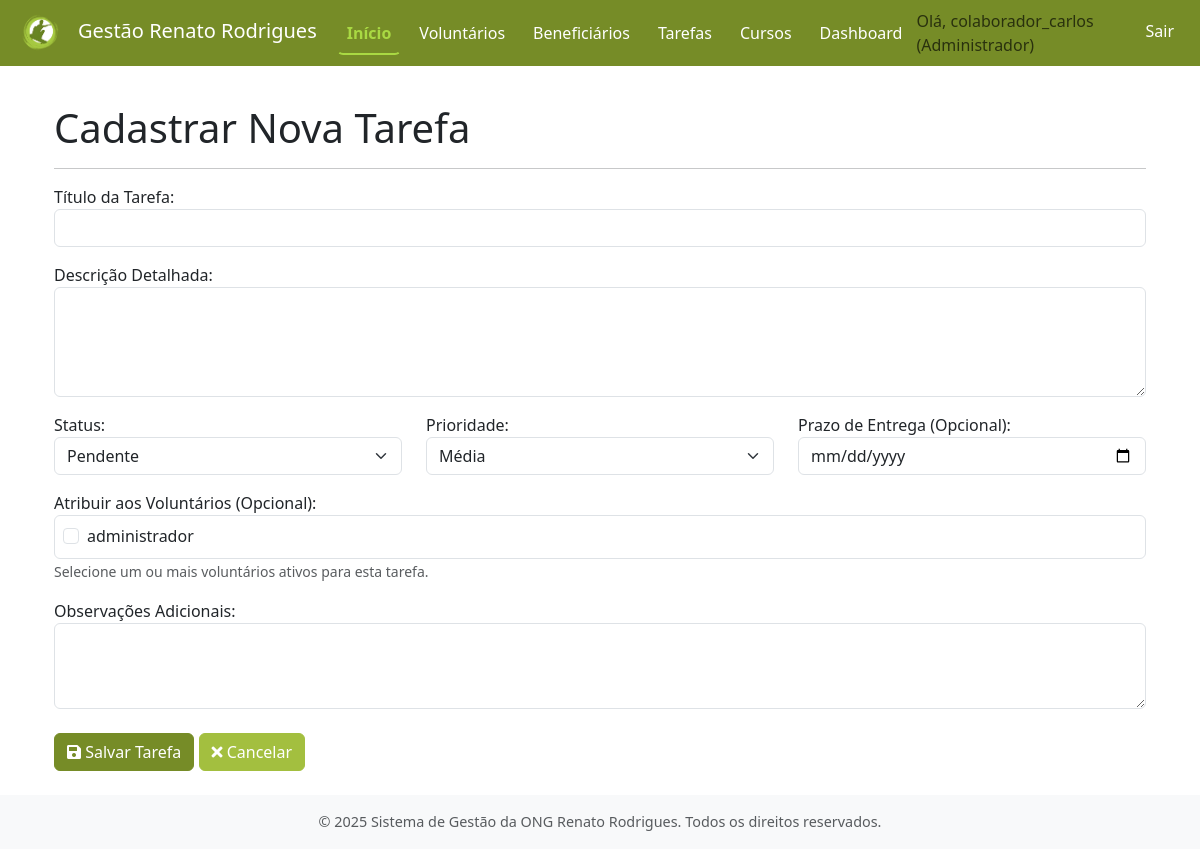
The app's page /tarefas/nova/ (signed in) with its own data.
### contas/models.py (models this page shows, shortened)
class Usuario(AbstractUser):
    TIPOS_USUARIO = [
        ('ADMIN', 'Administrador'),
        ('VOLUNT', 'Voluntário'),
    ]
    tipo_usuario = models.CharField(
        max_length=6,
        choices=TIPOS_USUARIO,
        default='VOLUNT',
        verbose_name='Tipo de Usuário'
    )
    groups = models.ManyToManyField(
        'auth.Group',
        verbose_name='grupos',
        blank=True,
        help_text='Os grupos aos quais este usuário pertence. Um usuário receberá todas as permissões concedidas a cada um de seus grupos.',
        related_name="usuario_set_contas",  # Nome único para related_name
        related_query_name="usuario_contas",
    )
    user_permissions = models.ManyToManyField(
        'auth.Permission',
        verbose_name='permissões do usuário',
        blank=True,
        help_text='Permissões específicas para este usuário.',
        related_name="usuario_set_contas_perm",  # Nome único para related_name
        related_query_name="usuario_contas_perm",
    )

### voluntarios/models.py (models this page shows, shortened)
class Voluntario(models.Model):
    usuario = models.OneToOneField(
        settings.AUTH_USER_MODEL,
        on_delete=models.CASCADE,
        verbose_name='Usuário',
        help_text='Conta de usuário associada a este voluntário.'
    )
    nome_completo = models.CharField(max_length=255, verbose_name='Nome Completo')
    cpf = models.CharField(max_length=14, unique=True, verbose_name='CPF', help_text='Formato: XXX.XXX.XXX-XX')
    rg = models.CharField(max_length=10, verbose_name='RG') # Tornando obrigatório
    data_nascimento = models.DateField(verbose_name='Data de Nascimento')
    telefone = models.CharField(max_length=20, blank=True, null=True, verbose_name='Telefone Celular', help_text='Formato: (XX) XXXXX-XXXX')
    cep = models.CharField(max_length=9, blank=True, null=True, verbose_name='CEP', help_text='Formato: XXXXX-XXX')
    logradouro = models.CharField(max_length=255, blank=True, null=True, verbose_name='Logradouro')
    numero_endereco = models.CharField(max_length=10, blank=True, null=True, verbose_name='Número')
    complemento_endereco = models.CharField(max_length=100, blank=True, null=True, verbose_name='Complemento')
    bairro = models.CharField(max_length=100, blank=True, null=True, verbose_name='Bairro')
    cidade = models.CharField(max_length=100, blank=True, null=True, verbose_name='Cidade')
    estado = models.CharField(max_length=2, blank=True, null=True, verbose_name='UF') # Sigla do estado, ex: SP
    areas_interesse = models.TextField(blank=True, null=True, verbose_name='Áreas de Interesse', help_text='Descreva as áreas em que o voluntário tem interesse em atuar.')
    disp_seg_m = models.BooleanField(default=False, verbose_name='Segunda (Manhã)')
    disp_seg_t = models.BooleanField(default=False, verbose_name='Segunda (Tarde)')
    disp_seg_n = models.BooleanField(default=False, verbose_name='Segunda (Noite)')
    disp_ter_m = models.BooleanField(default=False, verbose_name='Terça (Manhã)')
    disp_ter_t = models.BooleanField(default=False, verbose_name='Terça (Tarde)')
    disp_ter_n = models.BooleanField(default=False, verbose_name='Terça (Noite)')
    disp_qua_m = models.BooleanField(default=False, verbose_name='Quarta (Manhã)')
    disp_qua_t = models.BooleanField(default=False, verbose_name='Quarta (Tarde)')
    disp_qua_n = models.BooleanField(default=False, verbose_name='Quarta (Noite)')
    disp_qui_m = models.BooleanField(default=False, verbose_name='Quinta (Manhã)')
    disp_qui_t = models.BooleanField(default=False, verbose_name='Quinta (Tarde)')
    disp_qui_n = models.BooleanField(default=False, verbose_name='Quinta (Noite)')
    disp_sex_m = models.BooleanField(default=False, verbose_name='Sexta (Manhã)')
    disp_sex_t = models.BooleanField(default=False, verbose_name='Sexta (Tarde)')
    disp_sex_n = models.BooleanField(default=False, verbose_name='Sexta (Noite)')
    disp_sab_m = models.BooleanField(default=False, verbose_name='Sábado (Manhã)')
    disp_sab_t = models.BooleanField(default=False, verbose_name='Sábado (Tarde)')
    disp_sab_n = models.BooleanField(default=False, verbose_name='Sábado (Noite)')
    disp_dom_m = models.BooleanField(default=False, verbose_name='Domingo (Manhã)')
    disp_dom_t = models.BooleanField(default=False, verbose_name='Domingo (Tarde)')
    disp_dom_n = models.BooleanField(default=False, verbose_name='Domingo (Noite)')
    data_cadastro = models.DateTimeField(auto_now_add=True, verbose_name='Data de Cadastro')
    ativo = models.BooleanField(default=True, verbose_name='Ativo')
    data_inativacao = models.DateTimeField(null=True, blank=True, verbose_name='Data de Inativação')
    class Meta:
        verbose_name = 'Voluntário'
        verbose_name_plural = 'Voluntários'
        ordering = ['nome_completo']
    def __str__(self):
        return self.nome_completo

### tarefas/views.py (the view)
# urls.py: path('nova/', views.cadastrar_tarefa, name='cadastrar_tarefa'),
@login_required
def cadastrar_tarefa(request):
    if request.method == 'POST':
        form = FormularioTarefa(request.POST, user=request.user) # Passar user
        if form.is_valid():
            try:
                tarefa = form.save(commit=False)
                tarefa.atribuido_por = request.user # Usuário logado que criou a tarefa
                if tarefa.status == 'CONC' and not tarefa.data_conclusao_efetiva:
                    tarefa.data_conclusao_efetiva = timezone.now().date()
                tarefa.save()
                form.save_m2m() # Adicionado para salvar relações ManyToMany
                messages.success(request, 'Tarefa cadastrada com sucesso!')
                return redirect('tarefas:listar_tarefas')
            except Exception as e:
                messages.error(request, f'Ocorreu um erro ao cadastrar a tarefa: {e}')
    else:
        form = FormularioTarefa(user=request.user) # Passar user
    contexto = {
        'form': form,
        'titulo_pagina': 'Cadastrar Nova Tarefa'
    }
    return render(request, 'tarefas/formulario_tarefa.html', contexto)

### tarefas/templates/tarefas/formulario_tarefa.html (shortened to what this page needs)
{% extends "core/base.html" %}
{% block content %}
<div class="container mt-4">
    <h1>{{ titulo_pagina }}</h1>
    <hr>
    <form method="post" novalidate>
        <div class="row">
            <div class="col-md-12 mb-3">
                {{ form.titulo.label_tag }}
                {{ form.titulo }}
            </div>
        </div>
        <div class="mb-3">
            {{ form.descricao.label_tag }}
            {{ form.descricao }}
        </div>
        <div class="row">
            <div class="col-md-4 mb-3">
                {{ form.status.label_tag }}
                {{ form.status }}
            </div>
            <div class="col-md-4 mb-3">
                {{ form.prioridade.label_tag }}
                {{ form.prioridade }}
            </div>
            <div class="col-md-4 mb-3">
                {{ form.data_prevista_conclusao.label_tag }}
                {{ form.data_prevista_conclusao }}
            </div>
        </div>
        <div class="mb-3">
            {{ form.voluntarios_responsaveis.label_tag }}
            <div id="id_voluntarios_responsaveis_container" class="border rounded p-2" style="max-height: 200px; overflow-y: auto;">
                {% for choice_value, choice_label in form.voluntarios_responsaveis.field.choices %}
                <div class="form-check">
                    <input type="checkbox" name="{{ form.voluntarios_responsaveis.html_name }}" value="{{ choice_value }}" class="form-check-input" id="id_{{ form.voluntarios_responsaveis.html_name }}_{{ forloop.counter0 }}"
                           >
                    <label class="form-check-label" for="id_{{ form.voluntarios_responsaveis.html_name }}_{{ forloop.counter0 }}">
                        {{ choice_label }}
                    </label>
                </div>
                {% empty %}
                <p class="text-muted">Nenhum voluntário disponível para seleção.</p>
                {% endfor %}
            </div>
            {% if form.voluntarios_responsaveis.help_text %}
                <small class="form-text text-muted">{{ form.voluntarios_responsaveis.help_text }}</small>
            {% endif %}
        </div>
        <div class="mb-3">
            {{ form.observacoes.label_tag }}
            {{ form.observacoes }}
        </div>
        <div class="mt-4">
            <button type="submit" class="btn btn-primary">
                <i class="fas fa-save"></i> Salvar Tarefa
            </button>
            <a href="{% if tarefa %}{% url 'tarefas:detalhar_tarefa' tarefa.id %}{% else %}{% url 'tarefas:listar_tarefas' %}{% endif %}" class="btn btn-secondary">
                <i class="fas fa-times"></i> Cancelar
            </a>
        </div>
    </form>
</div>
{% endblock content %}

### core/templates/core/base.html (shortened to what this page needs)
<!DOCTYPE html>
<html lang="pt-br">
  <head>
    {% load static %}
    <link
      href="https://cdn.jsdelivr.net/npm/bootstrap@5.3.0-alpha1/dist/css/bootstrap.min.css"
      rel="stylesheet"
    />
    <link
      rel="stylesheet"
      href="https://cdnjs.cloudflare.com/ajax/libs/font-awesome/5.15.4/css/all.min.css"
    />
    <link rel="stylesheet" href="{% static 'core/css/estilos.css' %}" />
  </head>
  <body>
    <nav class="navbar navbar-expand-lg navbar-custom fixed-top">
      <div class="container-fluid">
        <a class="navbar-brand" href="{% url 'core:pagina_inicial' %}">
          <img src="{% static 'core/img/logo_ong.png' %}" alt="Logo da ONG" style="height: 40px; margin-right: 10px;">Gestão Renato Rodrigues
        </a>
        <div class="collapse navbar-collapse" id="navbarNav">
          <ul class="navbar-nav me-auto mb-2 mb-lg-0">
            <li class="nav-item">
              <a
                class="nav-link active"
                aria-current="page"
                href="{% url 'core:pagina_inicial' %}"
                >Início</a
              >
            </li>
            {% if user.is_authenticated %}
            <li class="nav-item">
              <a class="nav-link" href="{% url 'voluntarios:listar_voluntarios' %}">Voluntários</a>
            </li>
            <li class="nav-item">
              <a class="nav-link" href="{% url 'beneficiarios:listar_beneficiarios' %}">Beneficiários</a>
            </li>
            <li class="nav-item">
              <a class="nav-link" href="{% url 'tarefas:listar_tarefas' %}">Tarefas</a>
            </li>
            <li class="nav-item">
              <a class="nav-link" href="{% url 'cursos:listar_cursos_ong' %}">Cursos</a>
            </li>
            <li class="nav-item">
              <a class="nav-link" href="{% url 'dashboard:painel_principal' %}">Dashboard</a>
            </li>
            {% endif %}
          </ul>
          <ul class="navbar-nav">
            {% if user.is_authenticated %}
            <li class="nav-item">
              <span class="navbar-text me-2">
                Olá, {{ user.username }} ({{ user.get_tipo_usuario_display }})
              </span>
            </li>
            <li class="nav-item">
              <a class="nav-link" href="{% url 'contas:logout' %}">Sair</a>
            </li>
            {% else %}
            <li class="nav-item">
              <a class="nav-link" href="{% url 'contas:login' %}">Entrar</a>
            </li>
            {% endif %}
          </ul>
        </div>
      </div>
    </nav>
    <main class="main-content container mt-4 mb-4">
       {% block content %}{% endblock content %}
    </main>
    <footer class="footer mt-auto py-3 bg-light">
      <div class="container text-center">
        <span class="text-muted"
          >© {% now "Y" %} Sistema de Gestão da ONG Renato Rodrigues. Todos os direitos
          reservados.</span
        >
      </div>
    </footer>
  </body>
</html>

### core/static/core/css/estilos.css (style rules this page uses)
:root { --cor-primaria-ong: #768C27; --cor-secundaria-ong: #A3BF3F; --cor-destaque-ong: #A9D943; --cor-texto-sobre-primaria: #FFFFFF; --cor-texto-sobre-secundaria: #FFFFFF; --cor-texto-sobre-destaque: #212529; }
.btn-primary { background-color: var(--cor-primaria-ong) !important; border-color: var(--cor-primaria-ong) !important; color: var(--cor-texto-sobre-primaria) !important; }
.btn-secondary { background-color: var(--cor-secundaria-ong) !important; border-color: var(--cor-secundaria-ong) !important; color: var(--cor-texto-sobre-secundaria) !important; }
a { color: var(--cor-primaria-ong); }
.navbar-custom { background-color: var(--cor-primaria-ong) !important; }
.navbar-custom .navbar-brand { color: var(--cor-texto-sobre-primaria) !important; }
.navbar-custom .nav-link { color: var(--cor-texto-sobre-primaria); padding: 0.5rem 1rem; margin: 0 0.25rem; border: 2px solid transparent; border-radius: 0.375rem; font-weight: 500; transition: all 0.3s ease-in-out; }
.navbar-custom .nav-link.active { color: var(--cor-destaque-ong); font-weight: bold; border-bottom: 2px solid var(--cor-destaque-ong); border-top-color: transparent; border-left-color: transparent; border-right-color: transparent; background-color: transparent; box-shadow: none; transform: none; }

### core/templates/core/base.html (style rules this page uses)
body { padding-top: 56px; display: flex; flex-direction: column; min-height: 100vh; }
.main-content { flex: 1; }
.footer { background-color: #f8f9fa; padding: 1rem 0; text-align: center; font-size: 0.9rem; color: #6c757d; }

### records on screen
Usuario: username "colaborador_carlos", tipo_usuario "Administrador"
Voluntario: choices "administrador"

### other values on screen
{{ titulo_pagina }} "Cadastrar Nova Tarefa"
